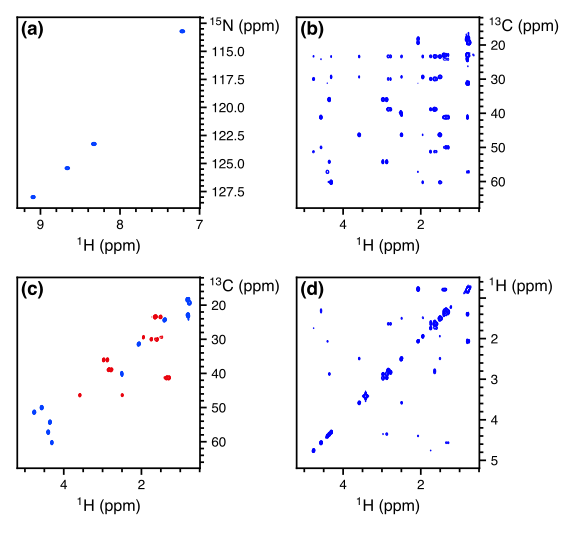

Source code (Python):
from pathlib import Path
from itertools import product
import penguins as pg
from penguins.private import nmrd
import matplotlib.pyplot as plt
import matplotlib.gridspec as gs
plt.style.use(Path(__file__).parent / "helv.mplstyle")

path = nmrd() / "201119-7g-noah-xspstspx"
dss = [pg.read(path, expno) for expno in range(15001, 15005)]

fig, axs = pg.subplots(2, 2, figsize=(6, 5.6))
dss[0].stage(axs.flat[0], levels=7e3,
             f1_bounds="112..129", f2_bounds="7..9.3")
dss[1].stage(axs.flat[1], levels=4e3, colors=("blue", "white"),
             f1_bounds="12..68", f2_bounds="0.5..5.2")
dss[2].stage(axs.flat[2], levels=8e3,
             f1_bounds="12..68", f2_bounds="0.5..5.2")
# dss[3].stage(axs.flat[3], levels=7e4, colors=("blue", "white"),
#              f1_bounds="0.2..10", f2_bounds="0.2..10")
dss[3].stage(axs.flat[3], levels=3e5, colors=("blue", "white"),
             f1_bounds="0.5..5.2", f2_bounds="0.5..5.2")
pg.mkplots()
for ax in axs.flat:
    pg.move_ylabel(ax, "topright", dx=0.02)

# Add labels
pg.label_axes(axs, fstr="({})", fontweight="semibold", fontsize=14)

pg.cleanup_axes()
# pg.show()
for filetype in [".png", ".svg"]:
    pg.savefig(str(Path(__file__)).replace(".py", filetype))
